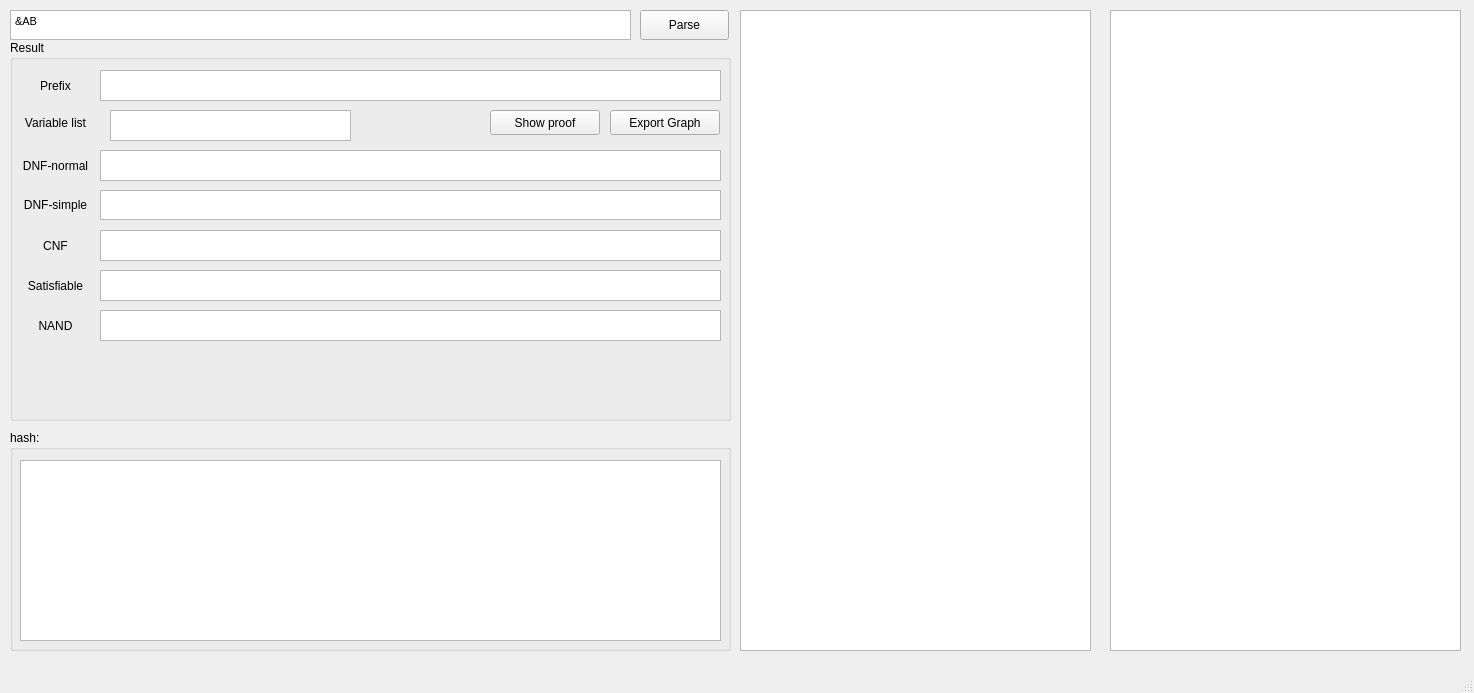
<?xml version="1.0" encoding="UTF-8"?>
<ui version="4.0">
 <class>MainWindow</class>
 <widget class="QMainWindow" name="MainWindow">
  <property name="geometry">
   <rect>
    <x>0</x>
    <y>0</y>
    <width>1474</width>
    <height>693</height>
   </rect>
  </property>
  <property name="windowTitle">
   <string>MainWindow</string>
  </property>
  <widget class="QWidget" name="centralwidget">
   <widget class="QPushButton" name="btnParse">
    <property name="geometry">
     <rect>
      <x>640</x>
      <y>10</y>
      <width>89</width>
      <height>30</height>
     </rect>
    </property>
    <property name="text">
     <string>Parse</string>
    </property>
   </widget>
   <widget class="QTextEdit" name="tb_input">
    <property name="geometry">
     <rect>
      <x>10</x>
      <y>10</y>
      <width>621</width>
      <height>30</height>
     </rect>
    </property>
    <property name="font">
     <font>
      <pointsize>8</pointsize>
     </font>
    </property>
    <property name="html">
     <string>&lt;!DOCTYPE HTML PUBLIC &quot;-//W3C//DTD HTML 4.0//EN&quot; &quot;http://www.w3.org/TR/REC-html40/strict.dtd&quot;&gt;
&lt;html&gt;&lt;head&gt;&lt;meta name=&quot;qrichtext&quot; content=&quot;1&quot; /&gt;&lt;style type=&quot;text/css&quot;&gt;
p, li { white-space: pre-wrap; }
&lt;/style&gt;&lt;/head&gt;&lt;body style=&quot; font-family:'Cantarell'; font-size:8pt; font-weight:400; font-style:normal;&quot;&gt;
&lt;p style=&quot; margin-top:0px; margin-bottom:0px; margin-left:0px; margin-right:0px; -qt-block-indent:0; text-indent:0px;&quot;&gt;&lt;span style=&quot; font-family:'Cantarell';&quot;&gt;&amp;amp;AB&lt;/span&gt;&lt;/p&gt;&lt;/body&gt;&lt;/html&gt;</string>
    </property>
   </widget>
   <widget class="QGroupBox" name="gb_Result">
    <property name="geometry">
     <rect>
      <x>10</x>
      <y>40</y>
      <width>721</width>
      <height>381</height>
     </rect>
    </property>
    <property name="title">
     <string>Result</string>
    </property>
    <widget class="QLabel" name="label">
     <property name="geometry">
      <rect>
       <x>0</x>
       <y>70</y>
       <width>91</width>
       <height>25</height>
      </rect>
     </property>
     <property name="text">
      <string>Variable list</string>
     </property>
     <property name="alignment">
      <set>Qt::AlignCenter</set>
     </property>
    </widget>
    <widget class="QLabel" name="label_2">
     <property name="geometry">
      <rect>
       <x>0</x>
       <y>30</y>
       <width>91</width>
       <height>31</height>
      </rect>
     </property>
     <property name="text">
      <string>Prefix</string>
     </property>
     <property name="alignment">
      <set>Qt::AlignCenter</set>
     </property>
    </widget>
    <widget class="QPushButton" name="btn_exportGraph">
     <property name="geometry">
      <rect>
       <x>600</x>
       <y>70</y>
       <width>110</width>
       <height>25</height>
      </rect>
     </property>
     <property name="text">
      <string>Export Graph</string>
     </property>
    </widget>
    <widget class="QLabel" name="lbl_tautology">
     <property name="geometry">
      <rect>
       <x>230</x>
       <y>60</y>
       <width>121</width>
       <height>21</height>
      </rect>
     </property>
     <property name="text">
      <string/>
     </property>
    </widget>
    <widget class="QPushButton" name="btn_showProof">
     <property name="geometry">
      <rect>
       <x>480</x>
       <y>70</y>
       <width>110</width>
       <height>25</height>
      </rect>
     </property>
     <property name="text">
      <string>Show proof</string>
     </property>
    </widget>
    <widget class="QTextEdit" name="tb_prefix">
     <property name="geometry">
      <rect>
       <x>90</x>
       <y>30</y>
       <width>621</width>
       <height>31</height>
      </rect>
     </property>
     <property name="font">
      <font>
       <pointsize>8</pointsize>
      </font>
     </property>
     <property name="inputMethodHints">
      <set>Qt::ImhNone</set>
     </property>
     <property name="html">
      <string>&lt;!DOCTYPE HTML PUBLIC &quot;-//W3C//DTD HTML 4.0//EN&quot; &quot;http://www.w3.org/TR/REC-html40/strict.dtd&quot;&gt;
&lt;html&gt;&lt;head&gt;&lt;meta name=&quot;qrichtext&quot; content=&quot;1&quot; /&gt;&lt;style type=&quot;text/css&quot;&gt;
p, li { white-space: pre-wrap; }
&lt;/style&gt;&lt;/head&gt;&lt;body style=&quot; font-family:'Cantarell'; font-size:8pt; font-weight:400; font-style:normal;&quot;&gt;
&lt;p style=&quot;-qt-paragraph-type:empty; margin-top:0px; margin-bottom:0px; margin-left:0px; margin-right:0px; -qt-block-indent:0; text-indent:0px; font-family:'Cantarell';&quot;&gt;&lt;br /&gt;&lt;/p&gt;&lt;/body&gt;&lt;/html&gt;</string>
     </property>
    </widget>
    <widget class="QLabel" name="label_3">
     <property name="geometry">
      <rect>
       <x>0</x>
       <y>110</y>
       <width>91</width>
       <height>31</height>
      </rect>
     </property>
     <property name="text">
      <string>DNF-normal</string>
     </property>
     <property name="alignment">
      <set>Qt::AlignCenter</set>
     </property>
    </widget>
    <widget class="QTextEdit" name="tb_dnf_normal">
     <property name="geometry">
      <rect>
       <x>90</x>
       <y>110</y>
       <width>621</width>
       <height>31</height>
      </rect>
     </property>
     <property name="font">
      <font>
       <pointsize>8</pointsize>
      </font>
     </property>
     <property name="html">
      <string>&lt;!DOCTYPE HTML PUBLIC &quot;-//W3C//DTD HTML 4.0//EN&quot; &quot;http://www.w3.org/TR/REC-html40/strict.dtd&quot;&gt;
&lt;html&gt;&lt;head&gt;&lt;meta name=&quot;qrichtext&quot; content=&quot;1&quot; /&gt;&lt;style type=&quot;text/css&quot;&gt;
p, li { white-space: pre-wrap; }
&lt;/style&gt;&lt;/head&gt;&lt;body style=&quot; font-family:'Cantarell'; font-size:8pt; font-weight:400; font-style:normal;&quot;&gt;
&lt;p style=&quot;-qt-paragraph-type:empty; margin-top:0px; margin-bottom:0px; margin-left:0px; margin-right:0px; -qt-block-indent:0; text-indent:0px; font-family:'Cantarell';&quot;&gt;&lt;br /&gt;&lt;/p&gt;&lt;/body&gt;&lt;/html&gt;</string>
     </property>
    </widget>
    <widget class="QLabel" name="label_4">
     <property name="geometry">
      <rect>
       <x>0</x>
       <y>150</y>
       <width>91</width>
       <height>30</height>
      </rect>
     </property>
     <property name="text">
      <string>DNF-simple</string>
     </property>
     <property name="alignment">
      <set>Qt::AlignCenter</set>
     </property>
    </widget>
    <widget class="QTextEdit" name="tb_dnf_simple">
     <property name="geometry">
      <rect>
       <x>90</x>
       <y>150</y>
       <width>621</width>
       <height>30</height>
      </rect>
     </property>
     <property name="font">
      <font>
       <pointsize>8</pointsize>
      </font>
     </property>
     <property name="html">
      <string>&lt;!DOCTYPE HTML PUBLIC &quot;-//W3C//DTD HTML 4.0//EN&quot; &quot;http://www.w3.org/TR/REC-html40/strict.dtd&quot;&gt;
&lt;html&gt;&lt;head&gt;&lt;meta name=&quot;qrichtext&quot; content=&quot;1&quot; /&gt;&lt;style type=&quot;text/css&quot;&gt;
p, li { white-space: pre-wrap; }
&lt;/style&gt;&lt;/head&gt;&lt;body style=&quot; font-family:'Cantarell'; font-size:8pt; font-weight:400; font-style:normal;&quot;&gt;
&lt;p style=&quot;-qt-paragraph-type:empty; margin-top:0px; margin-bottom:0px; margin-left:0px; margin-right:0px; -qt-block-indent:0; text-indent:0px; font-family:'Cantarell';&quot;&gt;&lt;br /&gt;&lt;/p&gt;&lt;/body&gt;&lt;/html&gt;</string>
     </property>
    </widget>
    <widget class="QLabel" name="label_5">
     <property name="geometry">
      <rect>
       <x>0</x>
       <y>190</y>
       <width>91</width>
       <height>31</height>
      </rect>
     </property>
     <property name="text">
      <string>CNF</string>
     </property>
     <property name="alignment">
      <set>Qt::AlignCenter</set>
     </property>
    </widget>
    <widget class="QTextEdit" name="tb_cnf">
     <property name="geometry">
      <rect>
       <x>90</x>
       <y>190</y>
       <width>621</width>
       <height>31</height>
      </rect>
     </property>
     <property name="font">
      <font>
       <pointsize>8</pointsize>
      </font>
     </property>
     <property name="html">
      <string>&lt;!DOCTYPE HTML PUBLIC &quot;-//W3C//DTD HTML 4.0//EN&quot; &quot;http://www.w3.org/TR/REC-html40/strict.dtd&quot;&gt;
&lt;html&gt;&lt;head&gt;&lt;meta name=&quot;qrichtext&quot; content=&quot;1&quot; /&gt;&lt;style type=&quot;text/css&quot;&gt;
p, li { white-space: pre-wrap; }
&lt;/style&gt;&lt;/head&gt;&lt;body style=&quot; font-family:'Cantarell'; font-size:8pt; font-weight:400; font-style:normal;&quot;&gt;
&lt;p style=&quot;-qt-paragraph-type:empty; margin-top:0px; margin-bottom:0px; margin-left:0px; margin-right:0px; -qt-block-indent:0; text-indent:0px; font-family:'Cantarell';&quot;&gt;&lt;br /&gt;&lt;/p&gt;&lt;/body&gt;&lt;/html&gt;</string>
     </property>
    </widget>
    <widget class="QTextEdit" name="tb_satisfiable">
     <property name="geometry">
      <rect>
       <x>90</x>
       <y>230</y>
       <width>621</width>
       <height>31</height>
      </rect>
     </property>
     <property name="font">
      <font>
       <pointsize>8</pointsize>
      </font>
     </property>
     <property name="html">
      <string>&lt;!DOCTYPE HTML PUBLIC &quot;-//W3C//DTD HTML 4.0//EN&quot; &quot;http://www.w3.org/TR/REC-html40/strict.dtd&quot;&gt;
&lt;html&gt;&lt;head&gt;&lt;meta name=&quot;qrichtext&quot; content=&quot;1&quot; /&gt;&lt;style type=&quot;text/css&quot;&gt;
p, li { white-space: pre-wrap; }
&lt;/style&gt;&lt;/head&gt;&lt;body style=&quot; font-family:'Cantarell'; font-size:8pt; font-weight:400; font-style:normal;&quot;&gt;
&lt;p style=&quot;-qt-paragraph-type:empty; margin-top:0px; margin-bottom:0px; margin-left:0px; margin-right:0px; -qt-block-indent:0; text-indent:0px; font-family:'Cantarell';&quot;&gt;&lt;br /&gt;&lt;/p&gt;&lt;/body&gt;&lt;/html&gt;</string>
     </property>
    </widget>
    <widget class="QLabel" name="label_6">
     <property name="geometry">
      <rect>
       <x>0</x>
       <y>230</y>
       <width>91</width>
       <height>31</height>
      </rect>
     </property>
     <property name="text">
      <string>Satisfiable</string>
     </property>
     <property name="alignment">
      <set>Qt::AlignCenter</set>
     </property>
    </widget>
    <widget class="QLabel" name="label_7">
     <property name="geometry">
      <rect>
       <x>0</x>
       <y>270</y>
       <width>91</width>
       <height>31</height>
      </rect>
     </property>
     <property name="text">
      <string>NAND</string>
     </property>
     <property name="alignment">
      <set>Qt::AlignCenter</set>
     </property>
    </widget>
    <widget class="QTextEdit" name="tb_nand">
     <property name="geometry">
      <rect>
       <x>90</x>
       <y>270</y>
       <width>621</width>
       <height>31</height>
      </rect>
     </property>
     <property name="font">
      <font>
       <pointsize>8</pointsize>
      </font>
     </property>
     <property name="html">
      <string>&lt;!DOCTYPE HTML PUBLIC &quot;-//W3C//DTD HTML 4.0//EN&quot; &quot;http://www.w3.org/TR/REC-html40/strict.dtd&quot;&gt;
&lt;html&gt;&lt;head&gt;&lt;meta name=&quot;qrichtext&quot; content=&quot;1&quot; /&gt;&lt;style type=&quot;text/css&quot;&gt;
p, li { white-space: pre-wrap; }
&lt;/style&gt;&lt;/head&gt;&lt;body style=&quot; font-family:'Cantarell'; font-size:8pt; font-weight:400; font-style:normal;&quot;&gt;
&lt;p style=&quot;-qt-paragraph-type:empty; margin-top:0px; margin-bottom:0px; margin-left:0px; margin-right:0px; -qt-block-indent:0; text-indent:0px; font-family:'Cantarell';&quot;&gt;&lt;br /&gt;&lt;/p&gt;&lt;/body&gt;&lt;/html&gt;</string>
     </property>
    </widget>
    <widget class="QTextEdit" name="tb_variables">
     <property name="geometry">
      <rect>
       <x>100</x>
       <y>70</y>
       <width>241</width>
       <height>31</height>
      </rect>
     </property>
     <property name="font">
      <font>
       <pointsize>8</pointsize>
      </font>
     </property>
     <property name="inputMethodHints">
      <set>Qt::ImhNone</set>
     </property>
     <property name="html">
      <string>&lt;!DOCTYPE HTML PUBLIC &quot;-//W3C//DTD HTML 4.0//EN&quot; &quot;http://www.w3.org/TR/REC-html40/strict.dtd&quot;&gt;
&lt;html&gt;&lt;head&gt;&lt;meta name=&quot;qrichtext&quot; content=&quot;1&quot; /&gt;&lt;style type=&quot;text/css&quot;&gt;
p, li { white-space: pre-wrap; }
&lt;/style&gt;&lt;/head&gt;&lt;body style=&quot; font-family:'Cantarell'; font-size:8pt; font-weight:400; font-style:normal;&quot;&gt;
&lt;p style=&quot;-qt-paragraph-type:empty; margin-top:0px; margin-bottom:0px; margin-left:0px; margin-right:0px; -qt-block-indent:0; text-indent:0px; font-family:'Cantarell';&quot;&gt;&lt;br /&gt;&lt;/p&gt;&lt;/body&gt;&lt;/html&gt;</string>
     </property>
    </widget>
   </widget>
   <widget class="QGroupBox" name="gb_test">
    <property name="geometry">
     <rect>
      <x>10</x>
      <y>430</y>
      <width>721</width>
      <height>221</height>
     </rect>
    </property>
    <property name="title">
     <string>hash:</string>
    </property>
    <widget class="QPlainTextEdit" name="te_hex">
     <property name="geometry">
      <rect>
       <x>10</x>
       <y>30</y>
       <width>701</width>
       <height>181</height>
      </rect>
     </property>
    </widget>
   </widget>
   <widget class="QPlainTextEdit" name="te_truthtable">
    <property name="geometry">
     <rect>
      <x>740</x>
      <y>10</y>
      <width>351</width>
      <height>641</height>
     </rect>
    </property>
   </widget>
   <widget class="QPlainTextEdit" name="te_simpletable">
    <property name="geometry">
     <rect>
      <x>1110</x>
      <y>10</y>
      <width>351</width>
      <height>641</height>
     </rect>
    </property>
   </widget>
  </widget>
  <widget class="QMenuBar" name="menubar">
   <property name="geometry">
    <rect>
     <x>0</x>
     <y>0</y>
     <width>1474</width>
     <height>23</height>
    </rect>
   </property>
  </widget>
  <widget class="QStatusBar" name="statusbar"/>
 </widget>
 <resources/>
 <connections/>
</ui>
